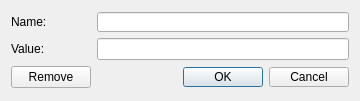
<?xml version="1.0" encoding="UTF-8"?>
<ui version="4.0">
 <class>C_UiIntegerEditor</class>
 <widget class="QDialog" name="C_UiIntegerEditor">
  <property name="geometry">
   <rect>
    <x>0</x>
    <y>0</y>
    <width>360</width>
    <height>101</height>
   </rect>
  </property>
  <property name="windowTitle">
   <string>Integer</string>
  </property>
  <layout class="QVBoxLayout" name="verticalLayout_2">
   <item>
    <layout class="QVBoxLayout" name="VerticalLayout">
     <item>
      <layout class="QHBoxLayout" name="HorizontalLayout1">
       <item>
        <widget class="QLabel" name="NameLabel">
         <property name="minimumSize">
          <size>
           <width>80</width>
           <height>0</height>
          </size>
         </property>
         <property name="maximumSize">
          <size>
           <width>80</width>
           <height>16777215</height>
          </size>
         </property>
         <property name="text">
          <string>Name:</string>
         </property>
        </widget>
       </item>
       <item>
        <widget class="QLineEdit" name="NameLineEdit">
         <property name="minimumSize">
          <size>
           <width>200</width>
           <height>0</height>
          </size>
         </property>
         <property name="maximumSize">
          <size>
           <width>16777215</width>
           <height>20</height>
          </size>
         </property>
        </widget>
       </item>
      </layout>
     </item>
     <item>
      <layout class="QHBoxLayout" name="HorizontalLayout2">
       <item>
        <widget class="QLabel" name="ValueLabel">
         <property name="minimumSize">
          <size>
           <width>80</width>
           <height>0</height>
          </size>
         </property>
         <property name="maximumSize">
          <size>
           <width>80</width>
           <height>16777215</height>
          </size>
         </property>
         <property name="text">
          <string>Value:</string>
         </property>
        </widget>
       </item>
       <item>
        <widget class="QLineEdit" name="ValueLineEdit">
         <property name="minimumSize">
          <size>
           <width>200</width>
           <height>0</height>
          </size>
         </property>
        </widget>
       </item>
      </layout>
     </item>
     <item>
      <layout class="QHBoxLayout" name="HorizontalLayout3">
       <item>
        <widget class="QPushButton" name="RemoveButton">
         <property name="text">
          <string>Remove</string>
         </property>
        </widget>
       </item>
       <item>
        <spacer name="HorizontalSpacer">
         <property name="orientation">
          <enum>Qt::Horizontal</enum>
         </property>
         <property name="sizeType">
          <enum>QSizePolicy::Fixed</enum>
         </property>
         <property name="sizeHint" stdset="0">
          <size>
           <width>80</width>
           <height>20</height>
          </size>
         </property>
        </spacer>
       </item>
       <item>
        <widget class="QDialogButtonBox" name="ButtonBox">
         <property name="maximumSize">
          <size>
           <width>16777215</width>
           <height>20</height>
          </size>
         </property>
         <property name="orientation">
          <enum>Qt::Horizontal</enum>
         </property>
         <property name="standardButtons">
          <set>QDialogButtonBox::Cancel|QDialogButtonBox::Ok</set>
         </property>
        </widget>
       </item>
      </layout>
     </item>
    </layout>
   </item>
  </layout>
 </widget>
 <resources/>
 <connections>
  <connection>
   <sender>ButtonBox</sender>
   <signal>accepted()</signal>
   <receiver>C_UiIntegerEditor</receiver>
   <slot>accept()</slot>
   <hints>
    <hint type="sourcelabel">
     <x>248</x>
     <y>254</y>
    </hint>
    <hint type="destinationlabel">
     <x>157</x>
     <y>274</y>
    </hint>
   </hints>
  </connection>
  <connection>
   <sender>ButtonBox</sender>
   <signal>rejected()</signal>
   <receiver>C_UiIntegerEditor</receiver>
   <slot>reject()</slot>
   <hints>
    <hint type="sourcelabel">
     <x>316</x>
     <y>260</y>
    </hint>
    <hint type="destinationlabel">
     <x>286</x>
     <y>274</y>
    </hint>
   </hints>
  </connection>
 </connections>
</ui>
